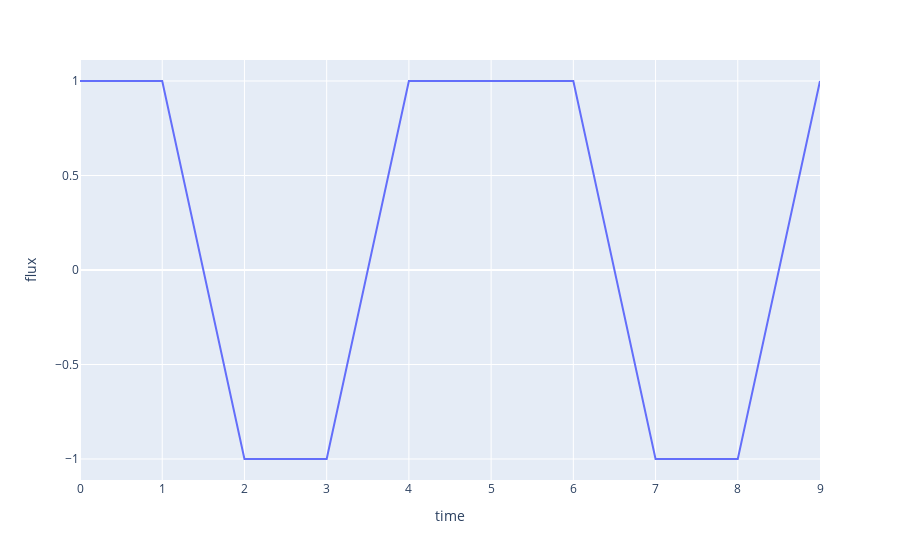
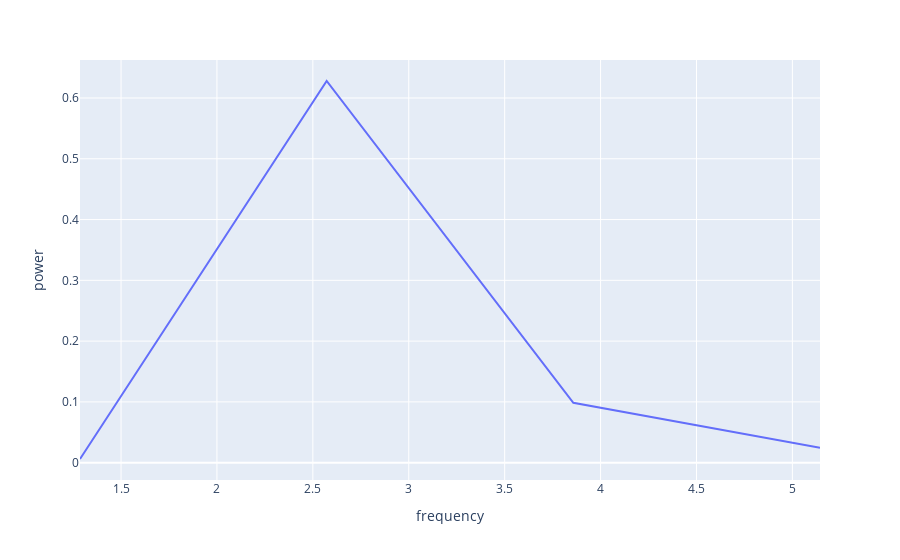

Notebook source saved alongside these figures, in order:
### Code cell
import sys  
sys.path.insert(0, '../src')

import pandas as pd
import plotly.express as px
import taco

ts = pd.DataFrame({"time": range(0, 10), "flux": [1,1,-1,-1,1,1,1,-1,-1,1]})
ts_filtered, data = taco.filter(ts)
print('mean = ', data["mean"][0])
print('var = ', data["var"][0])

fig = px.line(ts, x = 'time', y = 'flux')
fig.show()

pds = taco.calc_pds(ts)

print(pds)
print('nuNyq = ', pds["frequency"].iloc[-1])

fig = px.line(pds, x = 'frequency', y = 'power')
fig.show()

### Figure 1 — Plotly figure (JSON) as saved in the notebook; plotly's stock layout.template omitted (floating-point values rounded to 4 significant figures)
{"data": [{"hovertemplate": "time=%{x}<br>flux=%{y}<extra></extra>", "legendgroup": "", "line": {"color": "#636efa", "dash": "solid"}, "marker": {"symbol": "circle"}, "mode": "lines", "name": "", "orientation": "v", "showlegend": false, "type": "scatter", "x": [0, 1, 2, 3, 4, 5, 6, 7, 8, 9], "xaxis": "x", "y": [1, 1, -1, -1, 1, 1, 1, -1, -1, 1], "yaxis": "y"}], "layout": {"legend": {"tracegroupgap": 0}, "margin": {"t": 60}, "xaxis": {"anchor": "y", "domain": [0, 1], "title": {"text": "time"}}, "yaxis": {"anchor": "x", "domain": [0, 1], "title": {"text": "flux"}}}}

### Figure 2 — Plotly figure (JSON) as saved in the notebook; plotly's stock layout.template omitted (floating-point values rounded to 4 significant figures)
{"data": [{"hovertemplate": "frequency=%{x}<br>power=%{y}<extra></extra>", "legendgroup": "", "line": {"color": "#636efa", "dash": "solid"}, "marker": {"symbol": "circle"}, "mode": "lines", "name": "", "orientation": "v", "showlegend": false, "type": "scatter", "x": [1.286, 2.572, 3.858, 5.144], "xaxis": "x", "y": [0.006066, 0.6279, 0.09855, 0.02453], "yaxis": "y"}], "layout": {"legend": {"tracegroupgap": 0}, "margin": {"t": 60}, "xaxis": {"anchor": "y", "domain": [0, 1], "title": {"text": "frequency"}}, "yaxis": {"anchor": "x", "domain": [0, 1], "title": {"text": "power"}}}}
